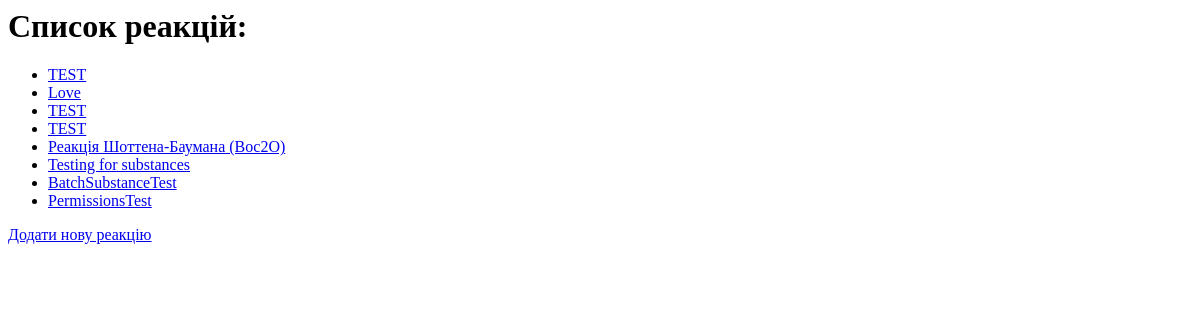
The page /chembook/reactions/ (signed in) on the database as committed earlier.
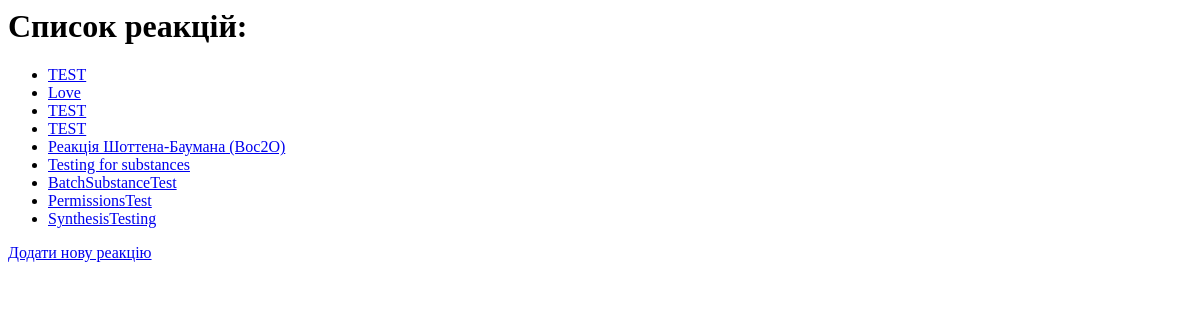
The same page on the database as committed later.
### chembook/models.py (models this page shows, shortened)
class Reaction(models.Model):
    name = models.CharField(max_length=255)
    substances = models.ManyToManyField(Substance, blank=True)
    description = models.CharField(max_length=255,blank=True, null=True)
    author = models.ForeignKey(StandardUser, on_delete=models.SET_NULL, blank=True, null=True, related_name='owned_reactions')
    main_product = models.ForeignKey(Substance, on_delete=models.SET_NULL, blank=True, null=True, related_name='producing_reactions')
    class Meta:
        default_permissions = ('delete','change','view')
        permissions = [
            ('add_batch', 'Може створювати бетчі для цієї реакції')
        ]

### chembook/views.py (the view)
# urls.py: path('reactions/', views.ReactionListView.as_view(), name='reaction_list'),
class ReactionListView(LoginRequiredMixin, ListView):
    model = Reaction
    template_name = 'chembook/reaction_list.html'
    context_object_name = 'reactions'

### chembook/templates/chembook/reaction_list.html (shortened to what this page needs)
<h1>Список реакцій:</h1>
<ul>
    {% for reaction in reactions %}
        <li><a href="{% url 'chembook:reaction_details' reaction.id %}">{{ reaction.name }}</a></li>
    {% empty %}
        <li>Реакцій немає</li>
    {% endfor %}
</ul>
 <a href="{% url 'chembook:reaction_create' %}">Додати нову реакцію</a>

Rows that differ between the two databases and show on the page:
added Reaction: name "SynthesisTesting"
